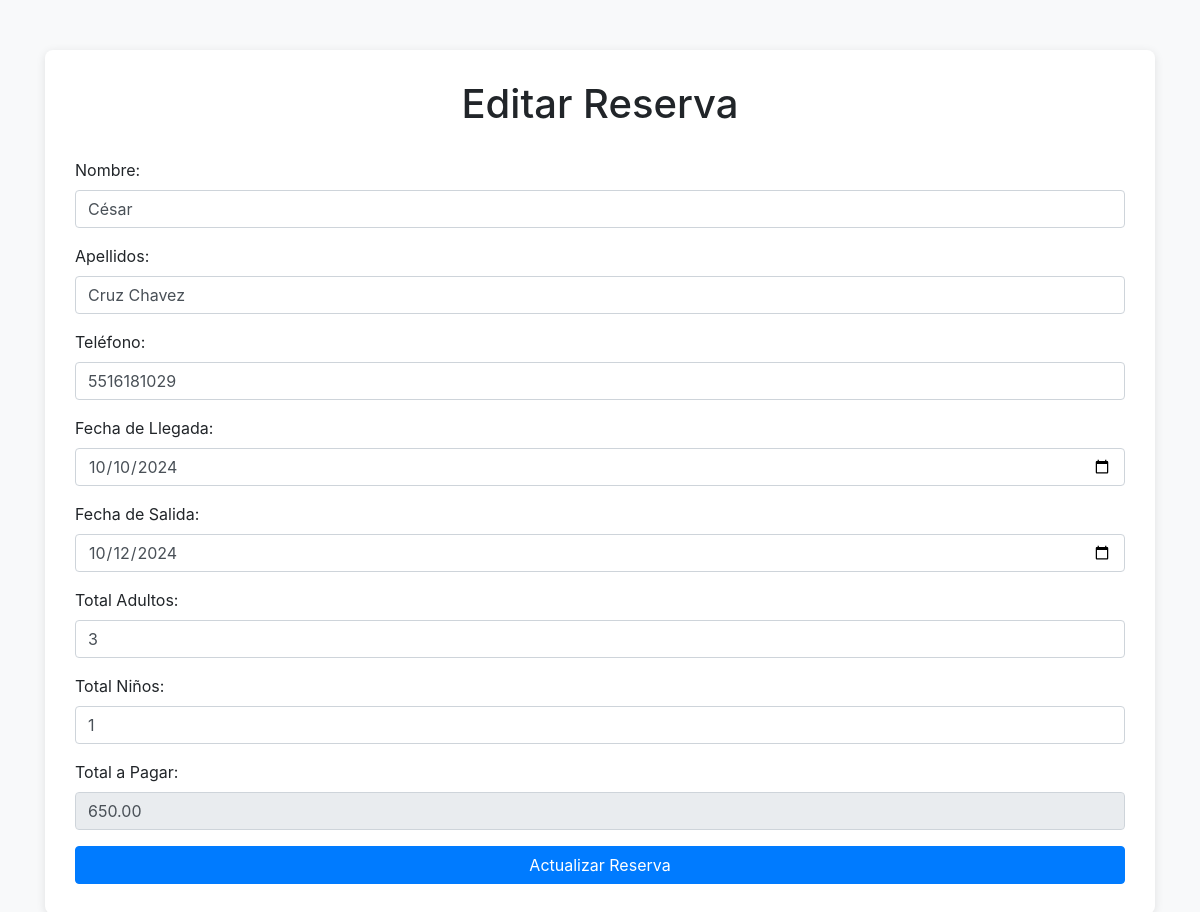
Page /usuarios/admin/editar_reserva.php?id=28 on the committed database.
### tables this page shows
CREATE TABLE `reservas` (
  `id` int(11) NOT NULL,
  `id_cliente` int(11) DEFAULT NULL,
  `id_habitacion` int(11) DEFAULT NULL,
  `fecha_llegada` date DEFAULT NULL,
  `fecha_salida` date DEFAULT NULL,
  `total_adultos` int(11) DEFAULT NULL,
  `total_ninos` int(11) DEFAULT NULL,
  `total_pagar` decimal(10,2) DEFAULT NULL
);

CREATE TABLE `cliente` (
  `id` int(11) NOT NULL,
  `nombre` varchar(100) DEFAULT NULL,
  `apellidos` varchar(100) DEFAULT NULL,
  `telefono` varchar(15) DEFAULT NULL
);

### usuarios/admin/editar_reserva.php (the view, shortened to what this page needs)
<?php
include("../../database/conexion.php");
if (isset($_GET['id'])) {
    $reserva_id = $_GET['id'];
    $sql = "SELECT r.id AS reserva_id, r.fecha_llegada, r.fecha_salida, r.total_adultos, r.total_ninos, r.total_pagar,
                   c.id AS cliente_id, c.nombre AS cliente_nombre, c.apellidos AS cliente_apellidos, c.telefono AS cliente_telefono
            FROM reservas r
            JOIN cliente c ON r.id_cliente = c.id
            WHERE r.id = :reserva_id";
    $stmt = $conexion->prepare($sql);
    $stmt->bindParam(':reserva_id', $reserva_id);
    $stmt->execute();
    $reserva = $stmt->fetch(PDO::FETCH_ASSOC);
}
$currentDate = date('Y-m-d');
?>
<!DOCTYPE html>
<html lang="es">
<head>
    <link href="https://maxcdn.bootstrapcdn.com/bootstrap/4.5.2/css/bootstrap.min.css" rel="stylesheet">
</head>
<body>
    <div class="container">
        <div class="form-container">
            <h1 class="text-center">Editar Reserva</h1>
            <form method="POST" action="editar_reserva.php?id=<?php echo $reserva['reserva_id']; ?>" id="reservaForm">
                <div class="form-group">
                    <label for="nombre">Nombre:</label>
                    <input type="text" class="form-control" name="nombre" pattern="^[a-zA-ZáéíóúÁÉÍÓÚñÑ\s]+$" title="Solo letras y espacios" value="<?php echo $reserva['cliente_nombre']; ?>" required>
                </div>
                <div class="form-group">
                    <label for="apellidos">Apellidos:</label>
                    <input type="text" class="form-control" name="apellidos" pattern="^[a-zA-ZáéíóúÁÉÍÓÚñÑ\s]+$" title="Solo letras y espacios" value="<?php echo $reserva['cliente_apellidos']; ?>" required>
                </div>
                <div class="form-group">
                    <label for="telefono">Teléfono:</label>
                    <input type="text" class="form-control" name="telefono" pattern="^\d{10}$" title="Debe ser un número de 10 dígitos" value="<?php echo $reserva['cliente_telefono']; ?>" required>
                </div>
                <div class="form-group">
                    <label for="fecha_llegada">Fecha de Llegada:</label>
                    <input type="date" class="form-control" name="fecha_llegada" id="fecha_llegada" min="<?php echo $currentDate; ?>" value="<?php echo $reserva['fecha_llegada']; ?>" required>
                </div>
                <div class="form-group">
                    <label for="fecha_salida">Fecha de Salida:</label>
                    <input type="date" class="form-control" name="fecha_salida" id="fecha_salida" min="<?php echo $currentDate; ?>" value="<?php echo $reserva['fecha_salida']; ?>" required>
                </div>
                <div class="form-group">
                    <label for="total_adultos">Total Adultos:</label>
                    <input type="number" class="form-control" name="total_adultos" id="total_adultos" min="1" value="<?php echo $reserva['total_adultos']; ?>" required>
                </div>
                <div class="form-group">
                    <label for="total_ninos">Total Niños:</label>
                    <input type="number" class="form-control" name="total_ninos" id="total_ninos" min="0" max="2" value="<?php echo $reserva['total_ninos']; ?>" required>
                </div>
                <div class="form-group">
                    <label for="total_pagar">Total a Pagar:</label>
                    <input type="text" class="form-control" name="total_pagar" id="total_pagar" value="<?php echo $reserva['total_pagar']; ?>" readonly>
                </div>
                <button type="submit" name="actualizar" class="btn btn-primary btn-block">Actualizar Reserva</button>
            </form>
        </div>
    </div>
</body>
</html>

### usuarios/admin/editar_reserva.php (style rules this page uses)
body { background-color: #f8f9fa; }
.form-container { background-color: #ffffff; padding: 30px; border-radius: 8px; box-shadow: 0 2px 10px rgba(0, 0, 0, 0.1); margin-top: 50px; }
h1 { margin-bottom: 30px; }

### rows in the picture
reservas: nombre "César", apellidos "Cruz Chavez", telefono "5516181029", fecha_llegada "10/10/2024", fecha_salida "10/12/2024", total_adultos "3", total_ninos "1", total_pagar "650.00"
